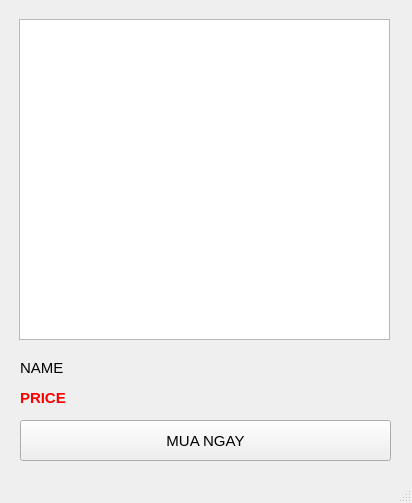
<?xml version="1.0" encoding="UTF-8"?>
<ui version="4.0">
 <class>ProductBuyWindow</class>
 <widget class="QMainWindow" name="ProductBuyWindow">
  <property name="geometry">
   <rect>
    <x>0</x>
    <y>0</y>
    <width>412</width>
    <height>503</height>
   </rect>
  </property>
  <property name="windowTitle">
   <string>MainWindow</string>
  </property>
  <widget class="QWidget" name="centralwidget">
   <widget class="QGraphicsView" name="graphicsView">
    <property name="geometry">
     <rect>
      <x>19</x>
      <y>19</y>
      <width>371</width>
      <height>321</height>
     </rect>
    </property>
   </widget>
   <widget class="QLabel" name="label">
    <property name="geometry">
     <rect>
      <x>20</x>
      <y>360</y>
      <width>371</width>
      <height>16</height>
     </rect>
    </property>
    <property name="font">
     <font>
      <pointsize>11</pointsize>
     </font>
    </property>
    <property name="text">
     <string>NAME</string>
    </property>
   </widget>
   <widget class="QLabel" name="label_2">
    <property name="geometry">
     <rect>
      <x>20</x>
      <y>390</y>
      <width>371</width>
      <height>16</height>
     </rect>
    </property>
    <property name="font">
     <font>
      <pointsize>11</pointsize>
      <weight>75</weight>
      <bold>true</bold>
     </font>
    </property>
    <property name="styleSheet">
     <string notr="true">color:red</string>
    </property>
    <property name="text">
     <string>PRICE</string>
    </property>
   </widget>
   <widget class="QPushButton" name="pushButton">
    <property name="geometry">
     <rect>
      <x>20</x>
      <y>420</y>
      <width>371</width>
      <height>41</height>
     </rect>
    </property>
    <property name="font">
     <font>
      <pointsize>11</pointsize>
     </font>
    </property>
    <property name="text">
     <string>MUA NGAY</string>
    </property>
   </widget>
  </widget>
  <widget class="QMenuBar" name="menubar">
   <property name="geometry">
    <rect>
     <x>0</x>
     <y>0</y>
     <width>412</width>
     <height>21</height>
    </rect>
   </property>
  </widget>
  <widget class="QStatusBar" name="statusbar"/>
 </widget>
 <resources/>
 <connections/>
</ui>
